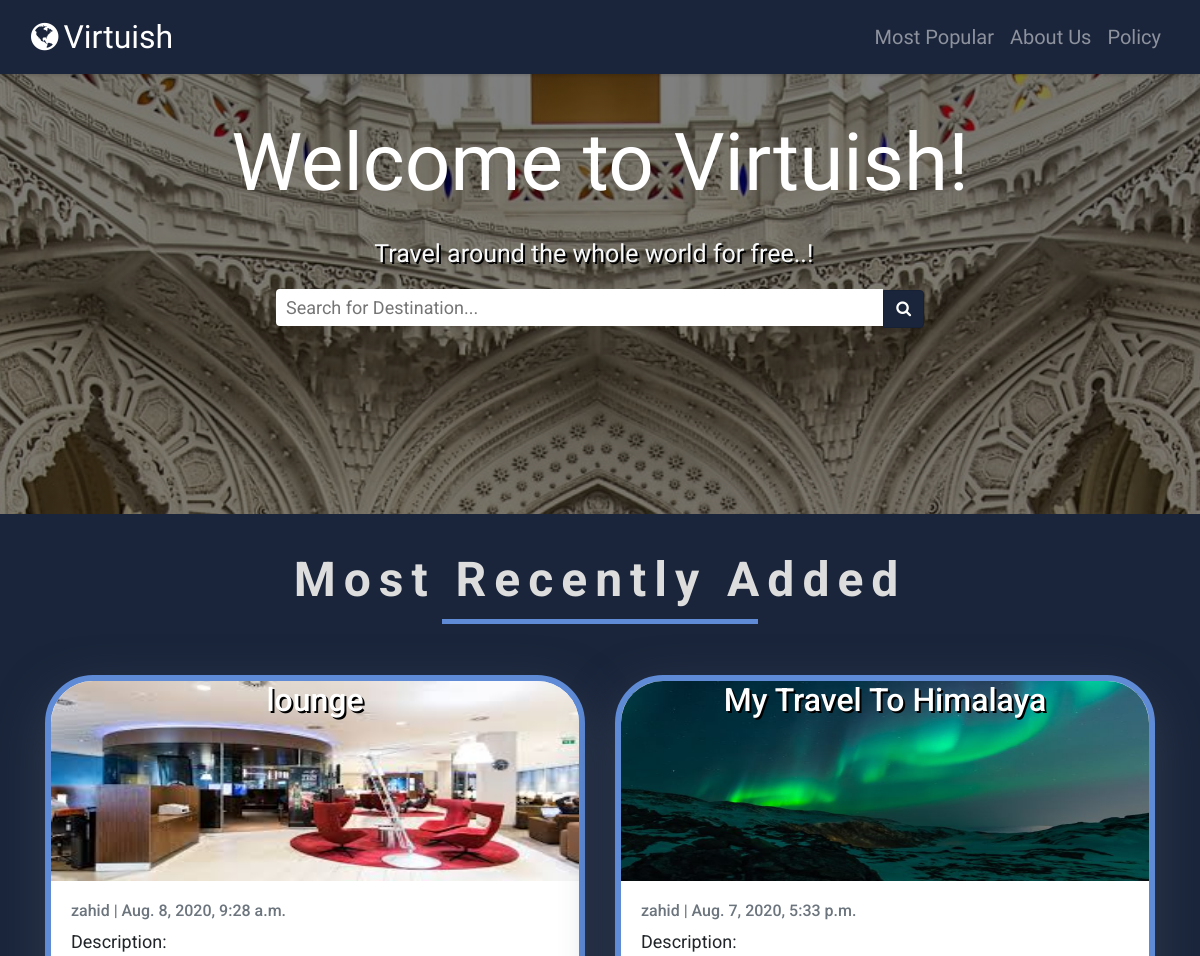
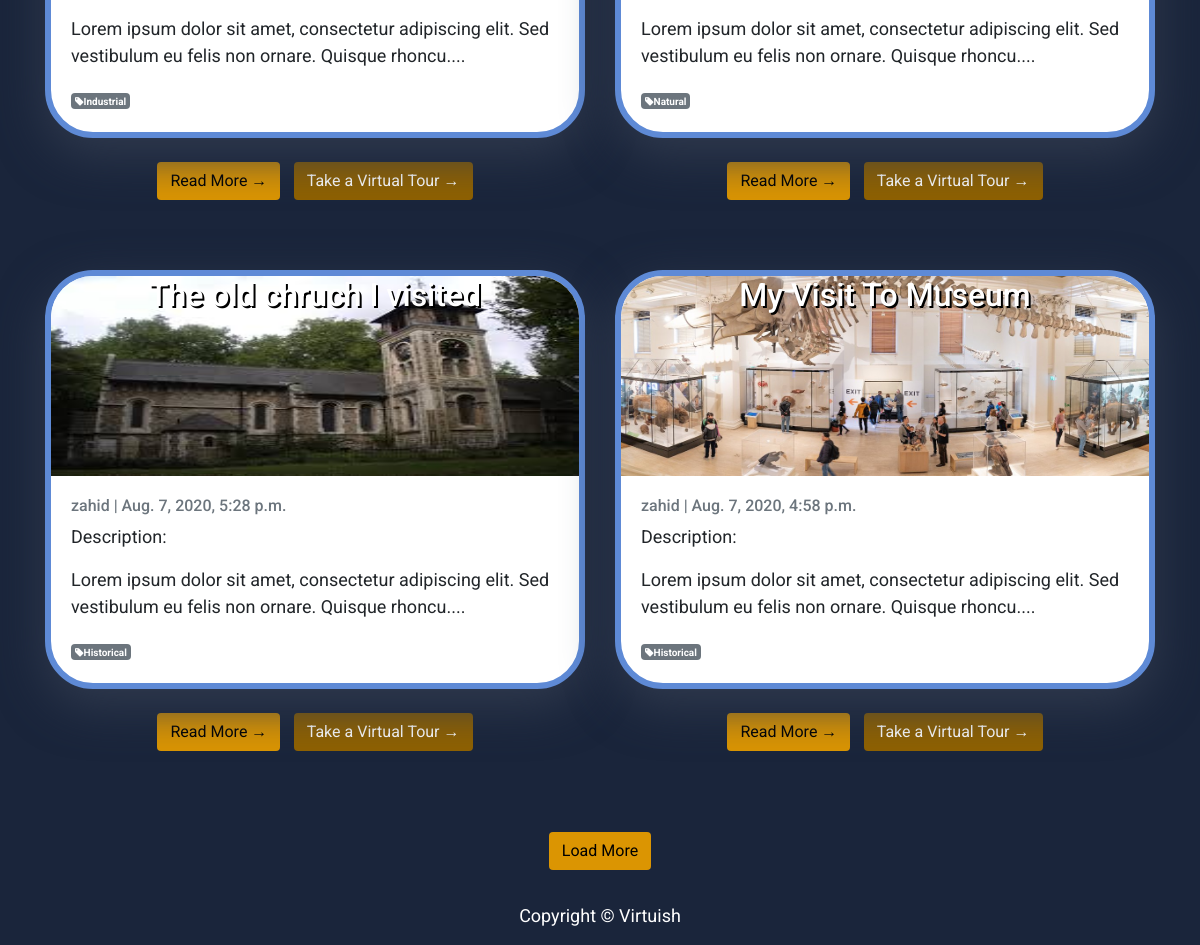
The page / on the database its author committed (2 pictures, top to bottom).
### travel/models.py (models this page shows, shortened)
class Post(models.Model):
    title = models.CharField(max_length=200, unique=True)
    slug = models.SlugField(max_length=200, unique=True)
    author = models.ForeignKey(User, on_delete= models.CASCADE,related_name='blog_posts')
    updated_on = models.DateTimeField(auto_now= True)
    content = models.TextField()
    img = models.ImageField(upload_to='images/', blank=True)
    virtualtour= models.FileField(upload_to='images/', blank=True)
    created_on = models.DateTimeField(auto_now_add=True)
    status = models.IntegerField(choices=STATUS, default=0)
    viewcount=models.IntegerField(default=1,blank=True,null=True)
    tag_let_one = models.CharField(max_length=200, blank=True,null=True, choices=[('Natural', 'Natural'), ('Historical', 'Historical'), ('Industrial', 'Industrial')])
    class Meta:
        ordering = ['-created_on']

### travel/views.py (the view)
# urls.py: path('', views.PostList.as_view(), name='home'),
class PostList(generic.ListView):
    queryset = Post.objects.filter(status=1).order_by('-created_on')
    template_name = 'index.html'
    paginate_by = 4

### travel/templates/index.html (shortened to what this page needs)
{% extends "layout.html" %}
 {% block content %}
 {% load static %}
    <header class="masthead parallax" >
            <div class="container">
              <div class="row">
                <div class=" col-md-8 col-md-10 mx-auto">
                    <div class="site-heading">
                      <br>
                      <center>
                        <h3 style="font-family: 'Yatra One', cursive;" class="site-heading my-4 mt-3 text-white stfh3"> Welcome to Virtuish!</h3>
                        <p style="font-family: 'Sunflower', sans-serif !important;text-shadow:2px 2px black;" class="text-light stcp1">Travel around the whole world for free..! &nbsp</p>
                        <form class="form" action="{% url 'searchquery'%}" method="GET">
                          <input id="sqsearch" class="rounded-left" style="width:66%;padding:5px 10px;border:0px !important;" type="text" name="q" placeholder="Search for Destination..."><button id="searchzahidbtn" type="submit" style="border-top-left-radius: 0px !important; border-bottom-left-radius: 0px !important;border-top-right-radius: .25rem!important;border-bottom-right-radius: .25rem!important;" class="btn btn-primary"><i class="fa fa-search"></i></button>
                        </form>
                      </center>
                    </div>
                  </div>
                </div>
              </div>
              </header>
            <div class="container">
                <br>
                <center><h1 class="section-title__name">Most Recently Added</h1></center>
                <br>
                <div class="row infinite-container">
                    {% for post in post_list %}
              <div class="col-md-6 mt-3 left infinite-item">
                <div style="border-color:#5e8ad6;border-width:6px;border-radius:3rem;overflow: hidden;" class="card mb-4" >
                  <div style="width:100%;height:200px;background-image: url('{{ post.img.url }}');background-repeat: no-repeat;background-size:100% 200px;">
                    <h2 style="text-shadow:2px 2px black;" class="card-title text-white text-center">{{ post.title }}</h2>
                  </div>
                  <div class="card-body">
                    <p class="card-text text-muted h6">{{ post.author }} | {{ post.created_on}} </p>
                    <p class="card-text">Description:<br>{{ post.content | slice:":110"  | safe }}....</p>
                    <span style="font-size:10px;" class="badge badge-secondary"><i class="fa fa-tag"></i>{{ post.tag_let_one }}</span>
                  </div>
                </div>
                <center>
                  <a href="{% url 'post' post.slug  %}" class="btn light-btn">Read More &rarr;</a> &nbsp;
                  <a href="{% url 'VirtualTour' post.slug  %}" class="btn dark-btn">Take a Virtual Tour &rarr;</a>
                </center>
                <br><br>
              </div>
                {% endfor %}
              </div>
              {% if is_paginated %}
              <nav aria-label="Page navigation conatiner">
                <br>
                <ul class="pagination justify-content-center">
                  {% if page_obj.has_next %}
                  <center><li><button type="button" class="btn light-btn" onclick="loadmore()" name="button"> Load More</button></li></center>
                  {% endif %}
                </ul>
              </nav>
            {% endif %}
            </div>
{%endblock%}

### travel/templates/index.html (style rules this page uses)
body { font-family: "Roboto", sans-serif; font-size: 18px; background-color: #1a253b; }
.card { box-shadow: 0 16px 48px #303a4e !important; }
.parallax { min-height: 460px; background-attachment: fixed; background-position: center; background-repeat: no-repeat; background-size: cover; }
.stfh3 { font-size:5rem; }
.stcp1 { font-size:25px; }
.section-title__name { font-size: 3rem; font-family: var(--subHead); letter-spacing: 0.5rem; display: inline-block; text-align: center; padding: 10px 10px 15px; background: linear-gradient( 90deg, transparent 25%, #5e8ad6 25%, #5e8ad6 75%, transparent 75% ); background-size: 100% 5px; background-position: 0% 100%; background-repeat: no-repeat; color: #ddd; font-weight: 700; }

### rows shown on the page
Post: img (picture), title "lounge", author "zahid", created_on "Aug. 8, 2020, 9:28 a.m.", content "Lorem ipsum dolor sit amet, consectetur adipiscing elit. Sed vestibulum eu felis non ornare. Quisque rhoncu", tag_let_one "Industrial"
Post: img (picture), title "My Travel To Himalaya", author "zahid", created_on "Aug. 7, 2020, 5:33 p.m.", content "Lorem ipsum dolor sit amet, consectetur adipiscing elit. Sed vestibulum eu felis non ornare. Quisque rhoncu", tag_let_one "Natural"
Post: img (picture), title "The old chruch I visited", author "zahid", created_on "Aug. 7, 2020, 5:28 p.m.", content "Lorem ipsum dolor sit amet, consectetur adipiscing elit. Sed vestibulum eu felis non ornare. Quisque rhoncu", tag_let_one "Historical"
Post: img (picture), title "My Visit To Museum", author "zahid", created_on "Aug. 7, 2020, 4:58 p.m.", content "Lorem ipsum dolor sit amet, consectetur adipiscing elit. Sed vestibulum eu felis non ornare. Quisque rhoncu", tag_let_one "Historical"
